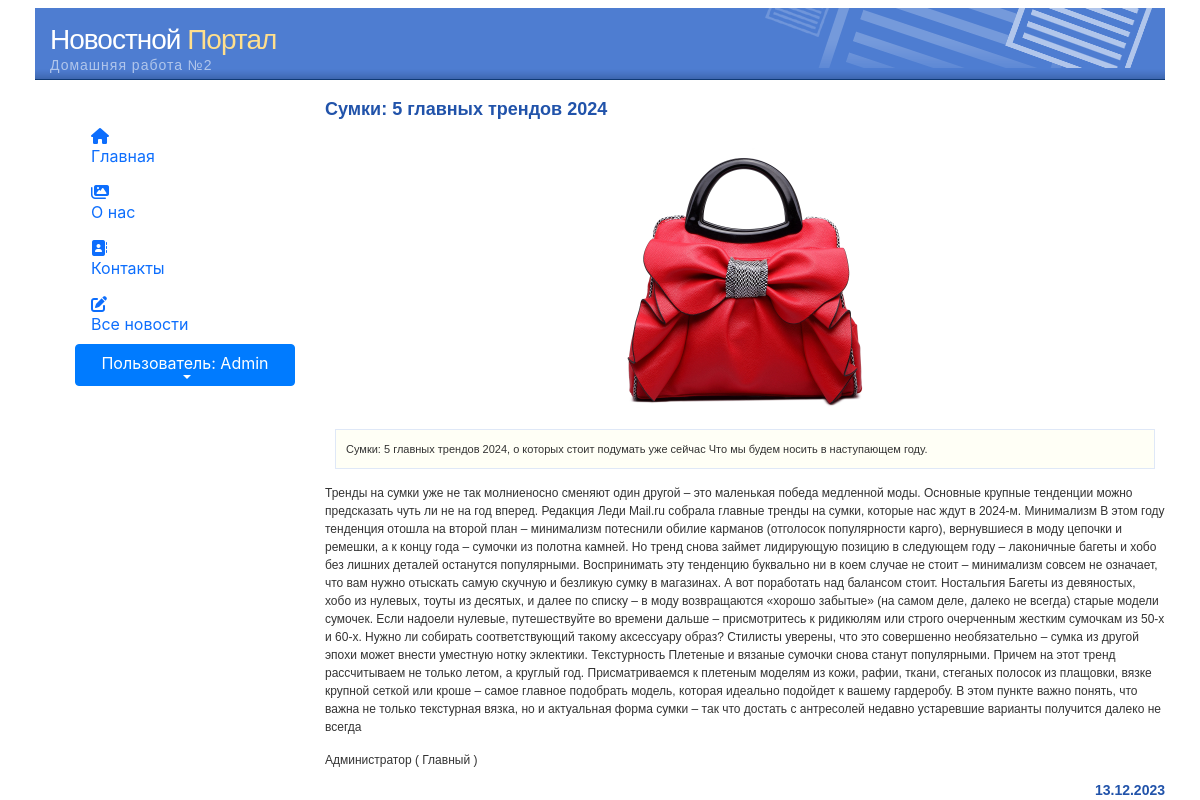
/news/show/9/ (signed in), run on the app's committed database.
### news/models.py (models this page shows, shortened)
class Article(models.Model):
    categories = (('E','Economics'),
                  ('S','Science'),
                  ('IT','IT'))
    author = models.ForeignKey(User, on_delete=models.SET_NULL, null=True, verbose_name='Автор')
    title = models.CharField('Заголовок', max_length=50, default='')
    anouncement = models.TextField('Аннотация', max_length=250)
    text = models.TextField('Текст новости')
    date = models.DateTimeField('Дата создания', auto_now=True)
    category = models.CharField(choices=categories, max_length=50, default='', verbose_name='Категория')
    tags = models.ManyToManyField(to=Tag, blank=True, verbose_name='Тэги')
    slug = models.SlugField()
    class Meta:
        ordering = ['title', 'date']
        verbose_name = 'Новость'
        verbose_name_plural = 'Новости'

class Image(models.Model):
    article = models.ForeignKey(Article, on_delete=models.CASCADE)
    name = models.CharField(max_length=50, blank=True)
    image = models.ImageField(upload_to='article_images/')

### news/views.py (the view)
# urls.py: path('show/<int:id>/', views.news_detail, name='news_detail'),
def news_detail(request, id):
    article = Article.objects.filter(id=id).first()
    context = {'article': article}
    return render(request,'news/index.html',context)

### news/templates/news/index.html (shortened to what this page needs)
{% extends 'home01/index.html' %}
{% load static %}
{% load bootstrap5 %}
{% block content %}
<link rel="stylesheet" href="https://maxcdn.bootstrapcdn.com/bootstrap/4.0.0/css/bootstrap.min.css"
>
             <div id="content">
                    <h3>{{ article.title }}</h3>
             {% if article.image_set.all %}
              <div class="row">
                <div id="carouselControls" class="carousel slide" data-ride="carousel" style="display: inline-block;">
                    <div class="carousel-inner" role="listbox" style=" width:auto; height: 300px; !important;">
                        {% for image in article.image_set.all %}
                        <div class="carousel-item {% if forloop.counter == 1 %} active {% endif %}">
                            <img class="d-block" src="{{ image.image.url }}"
                                 style="margin:auto; height:300px; width:auto; border-radius:5px;">
                        </div>
                        {% endfor %}
                    </div>
                    <a class="carousel-control-prev" href="#carouselControls" role="button" data-slide="prev">
                    </a>
                    <a class="carousel-control-next" href="#carouselControls" role="button" data-slide="next">
                    </a>
                </div>
              </div>
                {% endif%}
                    <div class='featurebox_side'>{{ article.anouncement }}</div>
                    <p>{{ article.text }}</p>
                    <p>{{ article.author.first_name }} ( {{ article.author.last_name }} )</p>
                    <h4 align="right">{{ article.date|date:"d.m.Y" }}</h4>
            </div>
{% endblock %}

### home01/templates/home01/left_sidebar.html (shortened to what this page needs)
{% load bootstrap5 %}
{% load static %}
{% bootstrap_css %}
            <div class="tm-sidebar">
                <nav class="tm-nav">
                    <div>
                     <ul  class="nav nav-pills flex-column mb-auto">
                            <li class="nav-item">
                                <a href="{% url 'news_index' %}"
                                {% if request.resolver_match.view_name == 'home' %} class="nav-link current link-active"{% else %} class="nav-link" {% endif %}>
                                    <i class="fa fa-house menu-icon"></i>
                                    <div class="d-none d-lg-block">Главная</div>
                                </a>
                            </li>
                            <li class="nav-item">
                                <a href="{% url 'about' %}"
                                   {% if request.resolver_match.view_name == 'about' %} class="nav-link current link-active"{% else %} class="nav-link" {% endif %}>
                                    <i class="fas fa-images nav-icon"></i>
                                    <div class="d-none d-lg-block">О нас</div>
                                </a>
                            </li>
                            <li class="nav-item">
                                <a href="{% url 'contact' %}"
                                   {% if request.resolver_match.view_name == 'contact' %} class="nav-link current link-active"{% else %} class="nav-link" {% endif %}>
                                    <i class="fas fa-address-book nav-icon"></i>
                                    <div class="d-none d-lg-block">Контакты</div>
                                </a>
                            </li>
                            <li class="nav-item">
                                <a href="{% url 'all_news' %}"
                                {% if request.resolver_match.view_name == 'all_news' %} class="nav-link current" {% else %} class="nav-link" {% endif %}>
                                    <i class="fas fa-pen-to-square nav-icon"></i>
                                    <div class="d-none d-lg-block">Все новости</div>
                                </a>
                            </li>
                        </ul>
     <div class="dropdown" >
          <button class="dropbtn btn btn-primary dropdown-toggle" type="button" id="dropdownMenuButton1" data-bs-toggle="dropdown" aria-expanded="false">
              <div class="d-none d-lg-block">Пользователь: {{request.user.username}}</div>
          </button>
        </div>
                    </div>
                </nav>
            </div>

### home01/static/home01/css/style.css (style rules this page uses)
body { text-align: center; margin-top:10px; margin-bottom:10px; color:#666666; background-color: #666666; }
#content { margin-top: 20px; margin-bottom: 0px; }
#content p { margin-top:15px; margin-bottom: 15px; font-family: verdana, arial, sans-serif; font-size: 12px; line-height: 18px; color: #333333; }
#content h3 { margin-top:5px; margin-bottom: 10px; font-family: verdana, arial, sans-serif; font-size: 18px; font-weight: bold; line-height: 18px; color: #2153AA; }
#content h4 { margin-top:0px;margin-bottom:0px; font-family: verdana, arial, sans-serif; font-size: 14px; font-weight: bold; line-height: 12px; color: #2153AA; }
.featurebox_side { background-color: #fffff6; margin:1px;margin-left:10px;margin-right:10px;margin-bottom:15px; padding:10px; border: 1px solid #DFE8F7; font-family: verdana, arial, sans-serif; font-size: 11px; line-height: 18px; color: #333333; }
.tm-sidebar { background-color: #fff; top: 0; bottom: 0; left: 0; z-index: 1000; padding-left: 40px; padding-top: 40px; width: 100%; }
.tm-nav { display: flex; flex-direction: column; justify-content: space-between; height: 100%; }
.nav-link { position: relative; padding-top: 15px; padding-bottom: 15px; }
.dropbtn { width: 100%; display: block; align-items: center; justify-content: center; margin-bottom: 1px; }

### data on the page
Article: title "Сумки: 5 главных трендов 2024", anouncement "Сумки: 5 главных трендов 2024, о которых стоит подумать уже сейчас Что мы будем носить в наступающем году.", text "Тренды на сумки уже не так молниеносно сменяют один другой – это маленькая победа медленной моды. Основные крупные тенденции можно предсказать чуть ли не на год вперед. Редакция Леди Mail.ru собрала главные тренды на сумки, которые нас ждут в 2024-м. Минимализм В этом году тенденция отошла на второй план – минимализм потеснили обилие карманов (отголосок популярности карго), вернувшиеся в моду цепочки и ремешки, а к концу года – сумочки из полотна камней. Но тренд снова займет лидирующую позицию в следующем году – лаконичные багеты и хобо без лишних деталей останутся популярными. Воспринимать эту тенденцию буквально ни в коем случае не стоит – минимализм совсем не означает, что вам нужно…", author.first_name "Администратор", author.last_name "Главный", date "13.12.2023"
Image: image (picture)

### other printed values
{{ request.user.username }} "Admin"
